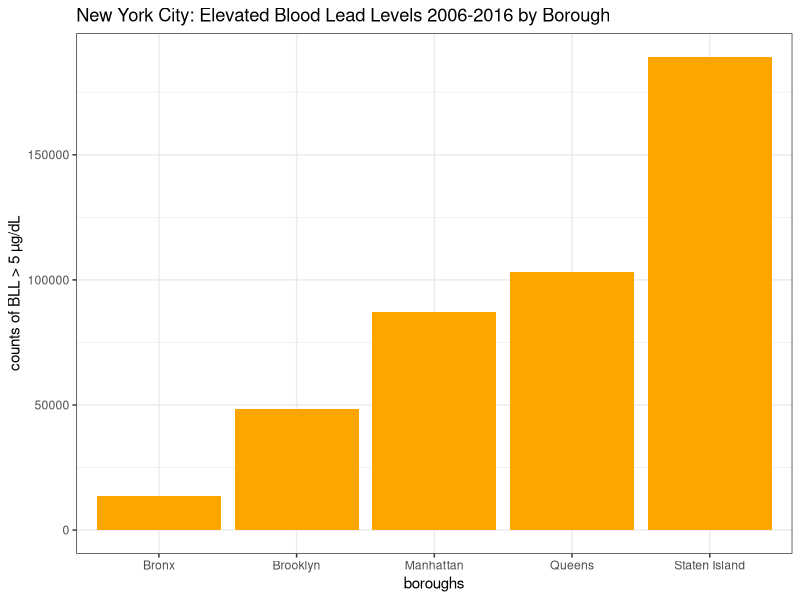

R code for this plot: (Note: this script raises an error after producing the figure.)
## ---- chunk 1
library(tidyverse)
bll_nyc <- read_csv("data/Children_Under_6_yrs_with_Elevated_Blood_Lead_Levels__BLL_.csv") %>% drop_na()
colnames(bll_nyc) <- c("borough_id", "time_period", 
                       "bll_5", "bll_10", "bll_15", "total_tested")
## ---- chunk 2




# %>%
#   mutate(bll_5_1000  = round(bll_5/total_tested * 1000, 1),
#          bll_10_1000 = round(bll_10/total_tested * 1000, 1),
#          bll_15_1000 = round(bll_15/total_tested * 1000, 1)) %>%
#   drop_na() # drop any missing data


## ---- chunk 3
bll_nyc_1 <- bll_nyc %>% 
  group_by(borough_id) %>%
  summarize(bll_all = sum(bll_5, bll_10, bll_15)) 

bll_nyc_1$borough_id <- factor(bll_nyc_1$borough_id,
                               levels = c("5","3","1","4","5"),
                               labels = c("Staten Island","Manhattan",
                                             "Bronx", "Queens", "Brooklyn"),
                                          ordered=TRUE)

ggplot(bll_nyc_1, aes(x = borough_id, y = bll_all)) +
  geom_col(fill = "orange") +
  labs(x = "boroughs",
       y = "counts of BLL > 5 µg/dL",
       title = "New York City: Elevated Blood Lead Levels 2006-2016 by Borough") +
  scale_x_discrete(labels=c("Bronx", "Brooklyn", "Manhattan", 
                            "Queens", "Staten Island")) +
  theme_bw()

## ---- chunk 4
# comparing overall raes of lead levels by borough
ggplot(bll_nyc, aes(x = borough_id, y = bll_5_1k, fill = time_period)) +
  geom_col()
